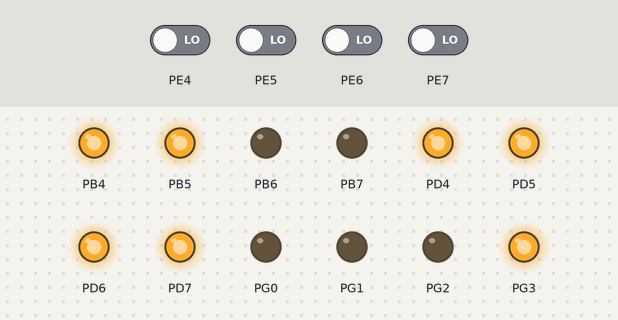
Bench run of a program on a simulated ATmega128, built with avr-gcc and emulated at 16 MHz (the files do not name the chip). On the bench: output pins drawn as LEDs (lit = HIGH). The inputs (shaded band) are chosen by the test bench; at power-on: PE4–7 LOW.

Above: at 0.1 s.
Timing chart, 0 to 1.6 s (numbered marks = the images above):
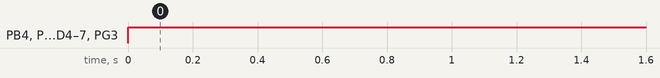

The program:

main.c
```c
/*
 * seven_segment.c
 *
 * Created: 2023-11-10 오후 2:22:56
 * Author : HJ KIM
 */
#define F_CPU 16000000L

#include <avr/io.h>
#include <util/delay.h>

#define SEGMENT_OUTPUT 0xF0
#define DIGIT_SELECTION_OUTPUT 0x0F

const unsigned char good[4] = {0x3D, 0x5C, 0x5C, 0x5E};
const char seg_pat[10]= {0x3f, 0x06, 0x5b, 0x4f, 0x66, 0x6d, 0x7d, 0x07, 0x7f, 0x6f};


uint8_t shift_left(uint8_t bits)
{
	return (bits >> 1) | ((bits & 0x01) << 4);
}

void seg4_out(int num);
void happy_birthday();
void example_falling_edge(unsigned char num);

void main(void)
{
	unsigned char old_sw, curr_sw, num;
	DDRB |= SEGMENT_OUTPUT;
	DDRD |= SEGMENT_OUTPUT;
	DDRG |= DIGIT_SELECTION_OUTPUT;

	DDRE &= 0x0F;

	PORTB = 0x0;
	PORTD = 0x0;
	PORTG = 0x08;

	old_sw = PINE & 0xF0;
	num = 0;

    while (1)
    {
		PORTD = ((seg_pat[num] & 0x0F) << 4) | (PORTD & 0x0F);
		PORTB = (seg_pat[num] & 0x70) | (PORTB & 0x0F);

		curr_sw = PINE & 0xF0;

		if (old_sw == 0xF0 && curr_sw == 0xE0)
		{
			num = (num + 1) % 10;
		}
		else if (old_sw == 0xF0 && curr_sw == 0xD0)
		{
			if (num != 0) { num--; }
		}

		old_sw = curr_sw;

    }
}

void seg4_out(int num)
{
	int i, n1000, n100, n10, n1, buf;

	n1000 = num / 1000;
	buf = num % 1000;
	n100 = buf / 100;
	buf = buf % 100;

	n10 = buf / 10;
	n1 = buf % 10;
	for (i = 0; i < 2; ++i)
	{
		PORTG = 0x08;
		PORTD = ((seg_pat[n1] & 0x0F) << 4) | (PORTD & 0x0F);
		PORTB = (seg_pat[n1] & 0x70) | (PORTB & 0x0F);
		_delay_ms(5);

		PORTG = 0x04;
		PORTD = ((seg_pat[n10] & 0x0F) << 4) | (PORTD & 0x0F);
		PORTB = (seg_pat[n10] & 0x70) | (PORTB & 0x0F);
		_delay_ms(5);

		PORTG = 0x02;
		PORTD = ((seg_pat[n100] & 0x0F) << 4) | (PORTD & 0x0F);
		PORTB = (seg_pat[n100] & 0x70) | (PORTB & 0x0F);
		_delay_ms(5);

		PORTG = 0x01;
		PORTD = ((seg_pat[n1000] & 0x0F) << 4) | (PORTD & 0x0F);
		PORTB = (seg_pat[n1000] & 0x70) | (PORTB & 0x0F);
		_delay_ms(5);
	}
}

void happy_birthday()
{
	uint32_t digits_display = 0x00000000;
	uint8_t i;
	uint8_t bday[8] = {
		seg_pat[2], seg_pat[0], seg_pat[2], seg_pat[3],
		seg_pat[0], seg_pat[3], seg_pat[2], seg_pat[0],
	};
	uint8_t bday_size = sizeof(bday) / sizeof(bday[0]);

	uint8_t digit_cursor = 0x08;
	uint8_t digit_index = 0;

	for (i = 0; i < bday_size; ++i)
	{
		digits_display |= bday[i];

		for (digit_index = 0; digit_index < 25; ++digit_index)
		{
			PORTG = 0x08;
			PORTD = ((digits_display & 0x0000000F) << 4) | (PORTD & 0x0F);
			PORTB = (digits_display & 0x000000F0) | (PORTB & 0x0F);
			_delay_ms(5);
			PORTG = 0x04;
			PORTD = ((digits_display & 0x00000F00) >> 4) | (PORTD & 0x0F);
			PORTB = ((digits_display & 0x0000F000) >> 8) | (PORTB & 0x0F);
			_delay_ms(5);
			PORTG = 0x02;
			PORTD = ((digits_display & 0x000F0000) >> 12) | (PORTD & 0x0F);
			PORTB = ((digits_display & 0x00F00000) >>16) | (PORTB & 0x0F);
			_delay_ms(5);
			PORTG = 0x01;
			PORTD = ((digits_display & 0x0F000000) >> 20) | (PORTD & 0x0F);
			PORTB = ((digits_display & 0xF0000000) >> 24) | (PORTB & 0x0F);
			_delay_ms(5);
		}

		//PORTD = ((digits_display & 0x0F) << 4) | (PORTD & 0x0F);
		//PORTB = (digits_display & 0x70) | (PORTB & 0x0F);

		digit_cursor >>= 1;

		if (digit_cursor == 0x00) { digit_cursor = 0x08; }
		digits_display <<= 8;
	}

}
```

Measured:
- by itself, PB4, PB5, PD4–7, PG3: LOW → HIGH at 0.00 s
